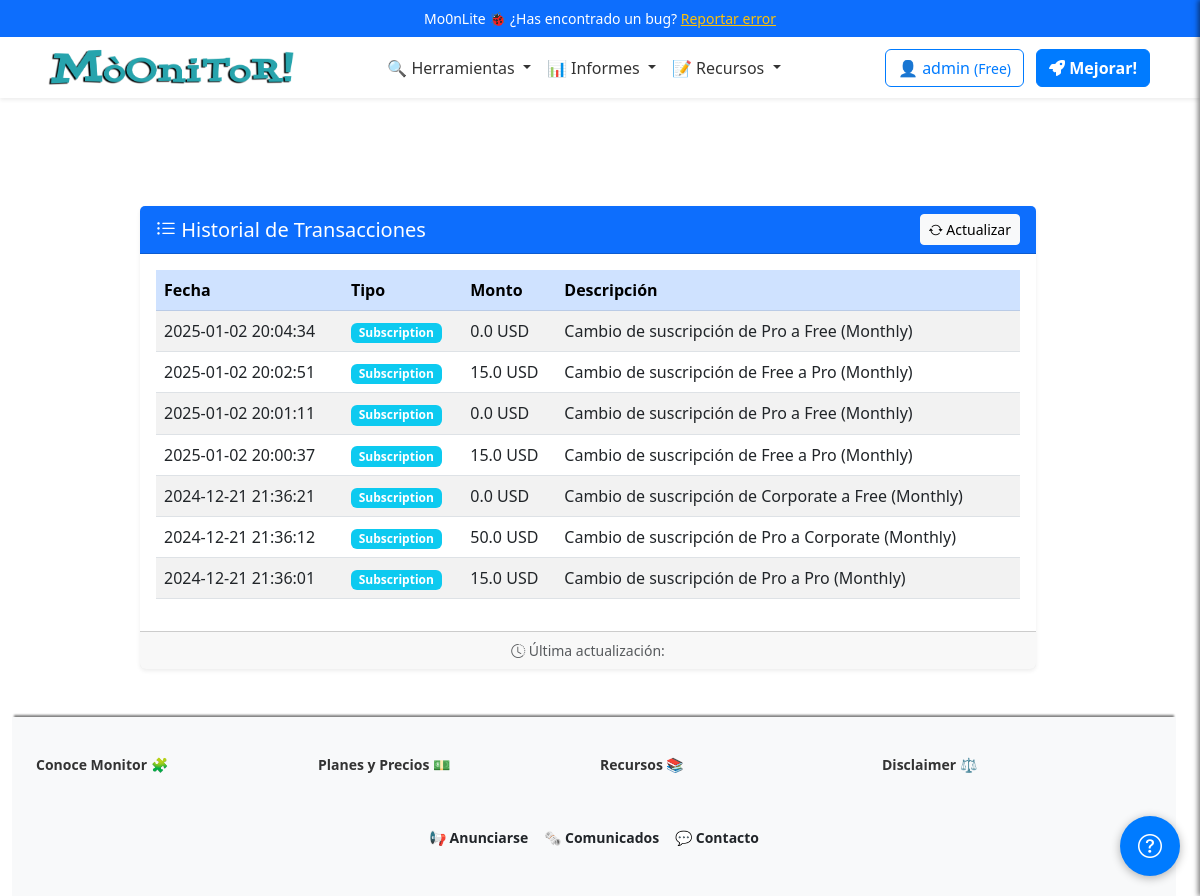
The app's page /profile/transactions (signed in), older data.
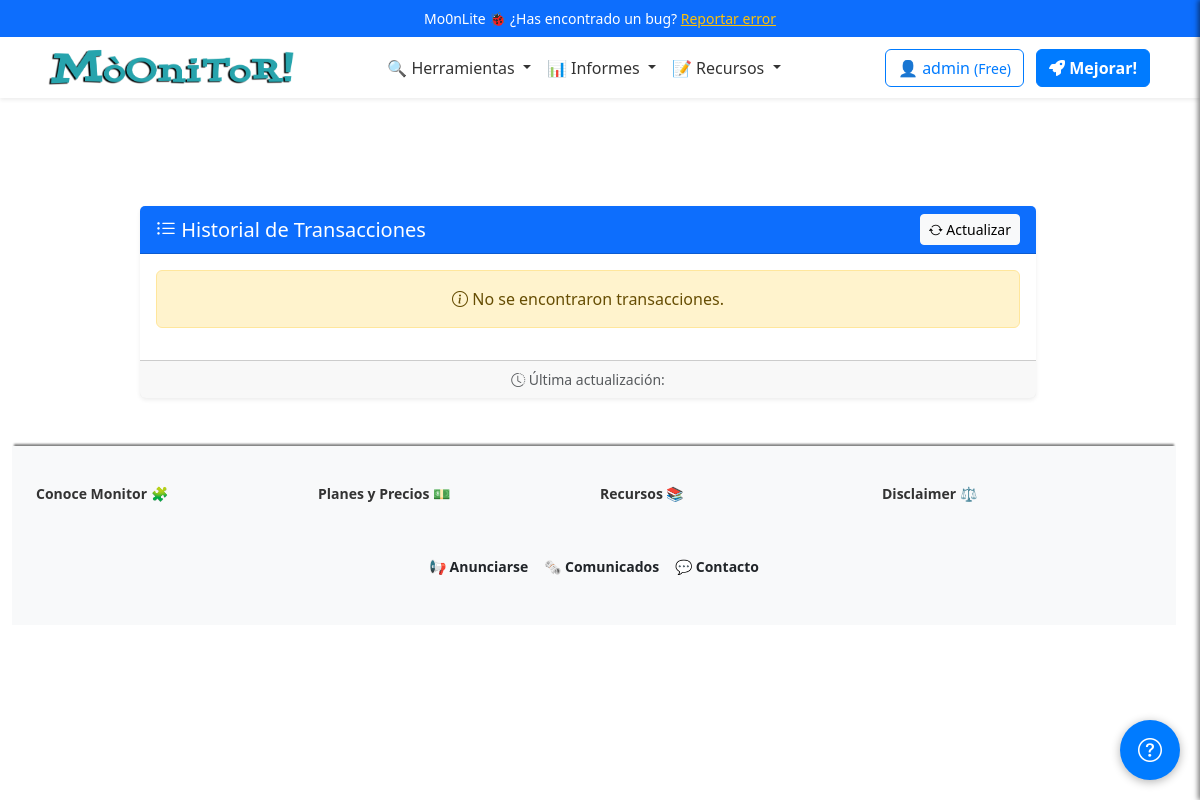
The same page, newer data.
### app/models/user_model.py (models this page shows, shortened)
class Users(UserMixin, db.Model):
    __tablename__ = 'Users'
    id = db.Column(db.Integer, primary_key=True)
    username = db.Column(db.String(80), unique=True, nullable=False)
    email = db.Column(db.String(120), unique=True, nullable=False)
    password_hash = db.Column(db.String(255), nullable=False)
    token = db.Column(db.String(255), index=True, unique=True)
    active = db.Column(db.Boolean, default=False)
    registered_on = db.Column(db.DateTime, nullable=False, default=datetime.datetime.utcnow)
    config = db.Column(JSONType)
    role = db.Column(db.String(20), nullable=False, default='usuario')
    subscription_plan = db.Column(Enum('Free', 'Pro', 'Corporate', name='subscription_plans'), default='Free')
    subscription_currency = db.Column(db.String(3), default='USD')  # ISO currency codes (e.g., USD, EUR)
    subscription_expiration = db.Column(db.DateTime, nullable=True)
    subscription_frequency = db.Column(Enum('Monthly', 'Annually', name='subscription_frequency'), default='Monthly')
    primary_payment = db.Column(JSONType, nullable=True)  # IBAN, SWIFT, etc.
    secondary_payment = db.Column(JSONType, nullable=True)
    transactions = db.relationship('Transaction', backref='user', lazy=True)

class Transaction(db.Model):
    __tablename__ = 'Transactions'
    id = db.Column(db.Integer, primary_key=True)
    user_id = db.Column(db.Integer, db.ForeignKey('Users.id'), nullable=False)
    amount = db.Column(db.Float, nullable=False)
    transaction_type = db.Column(db.String(50), nullable=False)  # payment, refund, etc.
    description = db.Column(db.String(255), nullable=True)
    timestamp = db.Column(db.DateTime, nullable=False, default=datetime.datetime.utcnow)

### app/views/user_views.py (the view)
@app.route('/profile/transactions')
@login_required
def transaction_history():
    breadcrumbs = [{'url': '/profile', 'text': 'Perfil'}, {'url': '/profile/transactions', 'text': 'Historial de Transacciones'}]
    transactions = Transaction.query.filter_by(user_id=current_user.id).order_by(Transaction.timestamp.desc()).all()
    user = Users.query.get(current_user.id)
    return render_template('user/transactions.html', transactions=transactions, breadcrumbs=breadcrumbs, user=user)

### app/__init__.py (called while the page is built)
@app.context_processor
def inject_sidebar_info():
    return dict(is_admin=current_user.is_authenticated and current_user.role == 'admin')

@app.context_processor
def inject_breadcrumb():
    breadcrumbs = [
        {'url': '/', 'text': 'Inicio'},
        {'url': '/profile', 'text': 'Opcion 1'},
        {'url': '/profile/edit', 'text': 'Sub opcion 1'}
    ]
    return {'breadcrumbs': breadcrumbs}

@app.context_processor
def inject_grouped_tools():
    grouped_tools = {}
    for category, tools_in_category in groupby(sorted(tools, key=itemgetter('category')), key=itemgetter('category')):
        subcategories = {}
        for subcategory, tools_in_subcategory in groupby(sorted(tools_in_category, key=itemgetter('subcategory')), key=itemgetter('subcategory')):
            subcategories[subcategory] = list(tools_in_subcategory)
        grouped_tools[category] = subcategories
    return dict(grouped_tools=grouped_tools)

@login_manager.user_loader
def load_user(user_id):
    return Users.query.get(int(user_id))

### app/templates/user/transactions.html (shortened to what this page needs)
{% extends "base.html" %}
{% block content %}
<div class="container my-5">
    <div class="row justify-content-center">
        <div class="col-lg-10">
            <div class="card shadow-sm border-0">
                <div class="card-header bg-primary text-white d-flex justify-content-between align-items-center">
                    <h2 class="h5 mb-0"><i class="bi bi-list-ul"></i> Historial de Transacciones</h2>
                    <button class="btn btn-light btn-sm">
                        <i class="bi bi-arrow-repeat"></i> Actualizar
                    </button>
                </div>
                <div class="card-body">
                    {% if transactions %}
                    <table id="transactionsTable" class="table table-striped table-hover align-middle">
                        <thead class="table-primary">
                            <tr>
                                <th scope="col">Fecha</th>
                                <th scope="col">Tipo</th>
                                <th scope="col">Monto</th>
                                <th scope="col">Descripción</th>
                            </tr>
                        </thead>
                        <tbody>
                            {% for transaction in transactions %}
                            <tr>
                                <td>{{ transaction.timestamp.strftime('%Y-%m-%d %H:%M:%S') }}</td>
                                <td>
                                    <span class="badge {% if transaction.transaction_type == 'Subscription' %}bg-info{% else %}bg-secondary{% endif %}">
                                        {{ transaction.transaction_type }}
                                    </span>
                                </td>
                                <td>{{ transaction.amount }} {{ user.subscription_currency }}</td>
                                <td>{{ transaction.description }}</td>
                            </tr>
                            {% endfor %}
                        </tbody>
                    </table>
                    {% else %}
                    <div class="alert alert-warning text-center" role="alert">
                        <i class="bi bi-info-circle"></i> No se encontraron transacciones.
                    </div>
                    {% endif %}
                </div>
                <div class="card-footer text-muted small text-center">
                    <i class="bi bi-clock-history"></i> Última actualización: {{ current_time }}
                </div>
            </div>
        </div>
    </div>
</div>
{% endblock %}

### app/templates/base.html (shortened to what this page needs)
<!DOCTYPE html>
<html lang="en">
<head>
    <link href="https://cdn.jsdelivr.net/npm/bootstrap@5.3.0-alpha1/dist/css/bootstrap.min.css" rel="stylesheet">
    <link href="https://cdnjs.cloudflare.com/ajax/libs/font-awesome/6.0.0-beta3/css/all.min.css" rel="stylesheet">
    <link href="https://cdn.jsdelivr.net/npm/simple-datatables@latest/dist/style.css" rel="stylesheet">
    <link rel="stylesheet"
        href="https://cdnjs.cloudflare.com/ajax/libs/bootstrap-icons/1.8.1/font/bootstrap-icons.min.css">
    <link rel="stylesheet" href="{{ url_for('static', filename='css/style.css') }}">
</head>
<body>
    {% include 'inc/header.html' %}
    <div class="container-fluid">
        <div class="row">
            <div class="col" id="main-content">
                <div class="container _mt-5">
                    {% block content %}
                    {% endblock %}
                </div>
                {% include 'inc/footer.html' %}
            </div>
        </div>
    </div>
    {% include 'inc/helpdesk.html' %}
</body>
</html>

### app/templates/inc/header.html
<header class="header">
  <div class="info-bar text-center py-2 bg-primary text-white">
    Mo0nLite 🐞 ¿Has encontrado un bug? <a href="#" class="text-warning text-decoration-underline">Reportar error</a>
  </div>
  {% include 'inc/navbar.html' %}
</header>

### app/templates/inc/navbar.html (shortened to what this page needs)
<nav class="navbar navbar-expand-lg navbar-light bg-white shadow-sm">
  <div class="container">
    <a class="navbar-brand mx-auto" href="{{ url_for('index') }}">
      <img src="{{ url_for('static', filename='logo.png') }}" alt="Logo" height="50"
        class="d-inline-block align-text-top">
    </a>
    <div class="collapse navbar-collapse justify-content-center" id="navbarNav">
      <ul class="navbar-nav align-items-center">
        <li class="nav-item dropdown">
          <a class="nav-link dropdown-toggle" href="#" id="domainDnsDropdown" role="button" data-bs-toggle="dropdown"
            aria-expanded="false">
            🔍 Herramientas
          </a>
        </li>
        <li class="nav-item dropdown">
          <a class="nav-link dropdown-toggle" href="#" id="domainDnsDropdown" role="button" data-bs-toggle="dropdown"
            aria-expanded="false">
            📊 Informes
          </a>
        </li>
        <li class="nav-item dropdown">
          <a class="nav-link dropdown-toggle" href="#" id="domainDnsDropdown" role="button" data-bs-toggle="dropdown"
            aria-expanded="false">
            📝 Recursos
          </a>
        </li>
      </ul>
    </div>
    <div class="d-flex align-items-center ms-3">
      {% if current_user.is_authenticated %}
      <a href="/dashboard" class="btn btn-outline-primary me-2"><span class="item-responsive">👤 {{
          current_user.username
          }} <small>({{ current_user.subscription_plan }})</small></a>
      {% if current_user.subscription_plan == "Free" %}
      <a class="btn btn-primary me-2 ms-1 text-decoration-none fw-semibold" href="{{ url_for('edit_subscription') }}"><i
          class="fa-solid fa-rocket"></i>
        Mejorar!</a>
      {% endif %}
      {% else %}
      <a class="btn btn-outline-primary me-2 ms-1" href="{{ url_for('login') }}"><i class="fa-solid fa-key"></i>
        Entrar</a>
      <a class="btn btn-primary me-2 ms-1" href="{{ url_for('register') }}"><i class="fa-solid fa-crown"></i>
        Empezar gratis</a></li>
      {%endif%}
    </div>
  </div>
</nav>

### app/templates/inc/footer.html
<footer>
  <div class="container">
    <div class="row">
      <div class="col-md-3 footer-column">
        <h6 class="dropdown-header">Conoce Monitor 🧩</h6>
      </div>
      <div class="col-md-3 footer-column">
        <h6 class="dropdown-header">Planes y Precios 💵</h6>
      </div>
      <div class="col-md-3 footer-column">
        <h6 class="dropdown-header">Recursos 📚</h6>
      </div>
      <div class="col-md-3 footer-column">
        <h6 class="dropdown-header">Disclaimer ⚖️</h6>
      </div>
    </div>
  </div>
  <div class="top-bar d-flex justify-content-center align-items-center py-2 bg-light">
    <div class="d-flex flex-wrap gap-3">
      <a href="#" class="text-dark text-decoration-none fw-semibold">📢 Anunciarse</a>
      <a href="#" id="showSidebar" class="text-dark text-decoration-none fw-semibold">🗞️ Comunicados</a>
      <a href="#" class="text-dark text-decoration-none fw-semibold">💬 Contacto</a>
    </div>
  </div>
</footer>

### app/templates/inc/helpdesk.html (shortened to what this page needs)
 <div class="help-bubble" id="helpBubble">
    <i class="bi bi-question-circle"></i>
  </div>

### app/static/css/style.css (style rules this page uses)
:root { --primary-color: #007bff; --secondary-color: #6c757d; --background-color: #f8f9fa; --text-color: #212529; --info-color: #7c71c5; --navbar-background: white; --navbar-shadow: 0 4px 2px -2px rgba(0, 0, 0, 0.1); --navbar-link: #333; --white: #fff; --featured-column: #f9f9f9; --menu-header: #000; --menu-separator: #ccc; }
body { display: flex; flex-direction: column; min-height: 100vh; background-image: url('https://ciberpunk.es/wp-content/uploads/2020/12/finance4-section-bg2.png'); background-repeat: repeat-y; background-blend-mode: normal; }
.container-fluid { flex: 1; }
.info-bar, .top-bar { font-size: 14px; padding: 5px 0; }
.top-bar a { color: var(--text-color) !important; text-decoration: none; }
.info-bar { background-color: var(--secondary-color); color: var(--white); }
.navbar { background-color: var(--navbar-background); box-shadow: var(--navbar-shadow); width: 100%; display: block; padding: 0; box-shadow: var(--navbar-shadow); position: relative; }
.navbar-nav .nav-link { color: var(--navbar-link); }
.btn-primary { background-color: var(--primary-color); border-color: var(--primary-color); }
.btn-outline-primary { border-color: var(--primary-color); color: var(--primary-color); }
footer { background-color: #f8f9fa; padding: 40px 0; color: #333; box-shadow: 0 -4px 2px -2px gray; }
footer .footer-column { margin-bottom: 30px; }
footer .footer-column h6 { font-weight: bold; margin-bottom: 15px; }
.help-bubble { position: fixed; bottom: 20px; right: 20px; width: 60px; height: 60px; background-color: var(--primary-color) !important; border-radius: 50%; box-shadow: 0 2px 10px rgba(0, 0, 0, 0.3); z-index: 1050; display: flex; align-items: center; justify-content: center; cursor: pointer; }
.help-bubble i { font-size: 1.5rem; color: white; }
#main-content { margin-top: 60px; }
.row { margin-right: 0 !important; }

### app/templates/inc/navbar.html (style rules this page uses)
.dropdown-header { font-weight: bold; margin-bottom: 2px; }

Row changes from the older to the newer data that the page shows:
removed Transaction: {{ user.subscription_currency }} "USD"
removed Transaction: {{ user.subscription_currency }} "USD"
removed Transaction: {{ user.subscription_currency }} "USD"
removed Transaction: {{ user.subscription_currency }} "USD"
removed Transaction: {{ user.subscription_currency }} "USD"
removed Transaction: {{ user.subscription_currency }} "USD"
removed Transaction: {{ user.subscription_currency }} "USD"
Text that changed along with them:
text no longer shown: "Fecha Tipo Monto Descripción"
text now shown: "No se encontraron transacciones."
